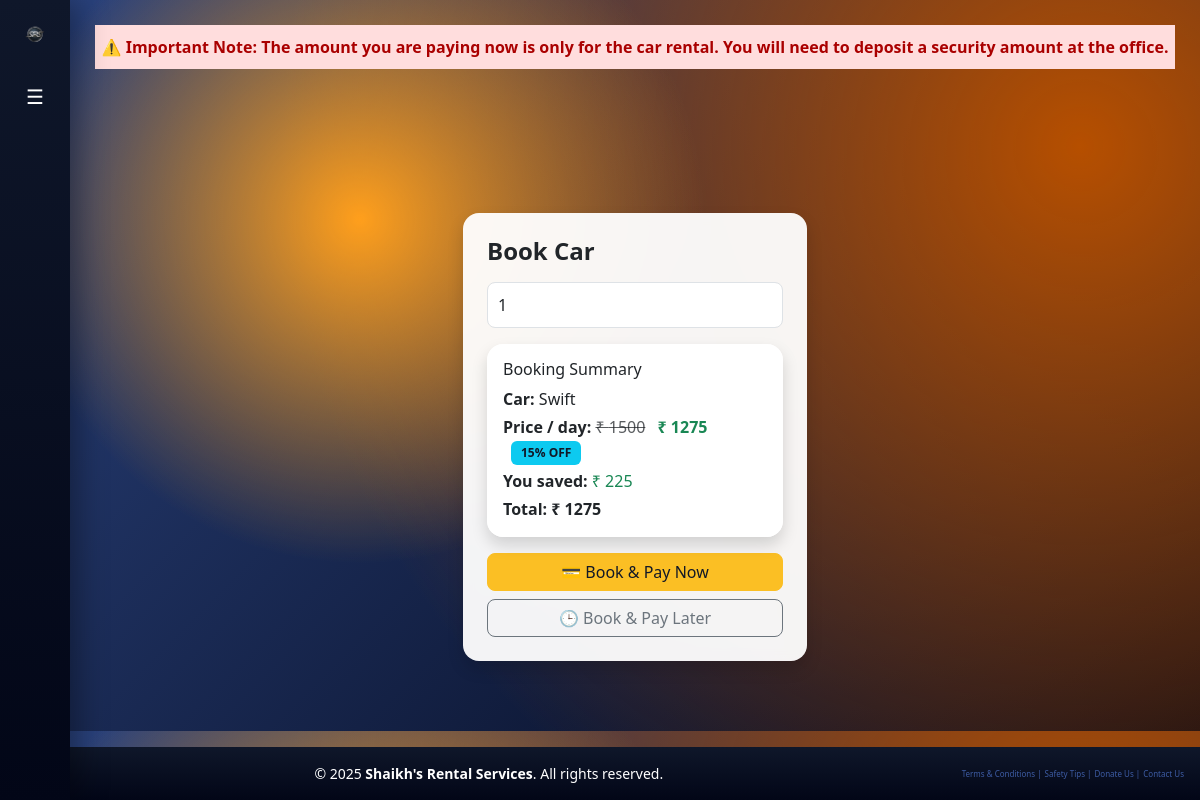
The app's page /book/1 (signed in) with its own data.
### tables this page shows
CREATE TABLE cars(
        id INTEGER PRIMARY KEY,
        name TEXT,
        price INTEGER,
        available INTEGER,
        image TEXT,
        discount INTEGER DEFAULT 0
    );

### app.py (the view, shortened to what this page needs)
@app.route("/book/<int:id>", methods=["GET", "POST"])
def book(id):
    if session.get("role") != "user":
        return redirect("/")
    con = db()
    cur = con.cursor()
    cur.execute("""
        SELECT name, price, available, discount
        FROM cars
        WHERE id=?
    """, (id,))
    car = cur.fetchone()
    if not car:
        con.close()
        flash("Car not found", "danger")
        return redirect("/dashboard")
    car_name, price, available, discount = car
    discount = discount or 0
    if available == 0:
        con.close()
        flash("Car is not available", "warning")
        return redirect("/dashboard")
    con.close()
    return render_template(
        "book.html",
        car_name=car_name,
        price=price,
        discount=discount
    )

### app.py (called while the page is built)
def db():
    return sqlite3.connect("database.db")

### templates/book.html (shortened to what this page needs)
{% extends "base.html" %}
{% block content %}
<div style="background-color: #ffdddd; color: #a00; font-weight: bold; padding: 10px 0; text-align: center; overflow: hidden; white-space: nowrap;">
  <marquee behavior="scroll" direction="left" scrollamount="10">
    ⚠️ Important Note: The amount you are paying now is only for the car rental. You will need to deposit a security amount at the office.
  </marquee>
</div>
<br><br><br><br><br><br>
<div class="row justify-content-center">
  <div class="col-md-4">
    <div class="card p-4 shadow">
      <h4 class="mb-3">Book Car</h4>
      <form method="post">
        <input type="number"
               id="days"
               name="days"
               class="form-control mb-3"
               min="1"
               value="1"
               oninput="updateTotal()"
               required>
        <div class="card shadow p-3 mb-3">
          <h6 class="mb-2">Booking Summary</h6>
          <p class="mb-1"><strong>Car:</strong> {{ car_name }}</p>
          {% if discount > 0 %}
          <p class="mb-1">
            <strong>Price / day:</strong>
            <span class="text-decoration-line-through text-muted">₹ {{ price }}</span>
            <span class="text-success fw-bold ms-2">₹ {{ price - (price * discount // 100) }}</span>
            <span class="badge bg-info ms-2">{{ discount }}% OFF</span>
          </p>
          {% else %}
          <p class="mb-1"><strong>Price / day:</strong> ₹ {{ price }}</p>
          {% endif %}
          <p class="mb-1">
            <strong>You saved:</strong>
            <span class="text-success">₹ <span id="savedPreview">{{ price * discount // 100 }}</span></span>
          </p>
          <p class="mb-0 fw-bold">
            <strong>Total:</strong> ₹ <span id="totalPreview">{{ price - (price * discount // 100) }}</span>
          </p>
        </div>
        <button type="submit"
                name="pay_type"
                value="pay_now"
                class="btn btn-success w-100 mb-2">
          💳 Book & Pay Now
        </button>
        <button type="submit"
                name="pay_type"
                value="pay_later"
                class="btn btn-outline-secondary w-100">
          🕒 Book & Pay Later
        </button>
      </form>
    </div>
  </div>
</div>
{% endblock %}

### static/style.css (style rules this page uses)
body { background-color: white; font-family: "Segoe UI", system-ui, -apple-system, BlinkMacSystemFont, sans-serif; color: #111827; margin: 0; min-height: 100%; display: flex; flex-direction: column; }
h3, h4, h5 { font-weight: 600; }
.card { border-radius: 16px; background: rgba(255,255,255,0.95); backdrop-filter: blur(6px); border: none; transition: transform 0.25s ease, box-shadow 0.25s ease; }
.card.shadow { box-shadow: 0 10px 30px rgba(0,0,0,.08), inset 0 1px 0 rgba(255,255,255,.6); }
.btn { border-radius: 8px; font-weight: 500; transition: transform .15s ease, box-shadow .15s ease; }
.btn-success { background: #FBBF24; border-color: #FBBF24; color: #111827; }
.badge { padding: 6px 10px; border-radius: 6px; font-size: 12px; background-color: #FBBF24; color: #111827; font-weight: 600; }
.form-control { border-radius: 8px; padding: 10px; }
input.form-control, select.form-control, textarea.form-control { width: 100%; }

### templates/book.html (style rules this page uses)
body { background: radial-gradient(circle at 30% 30%, #ff9f1c, transparent 35%), radial-gradient(circle at 90% 20%, #b64f00, transparent 65%), linear-gradient(135deg, #2b4480, #020617); }

### records on screen
cars: name "Swift", price "1500", price-(price*discount//100) "1275", price*discount//100 "225"

### other values on screen
{{ discount }} "15"
